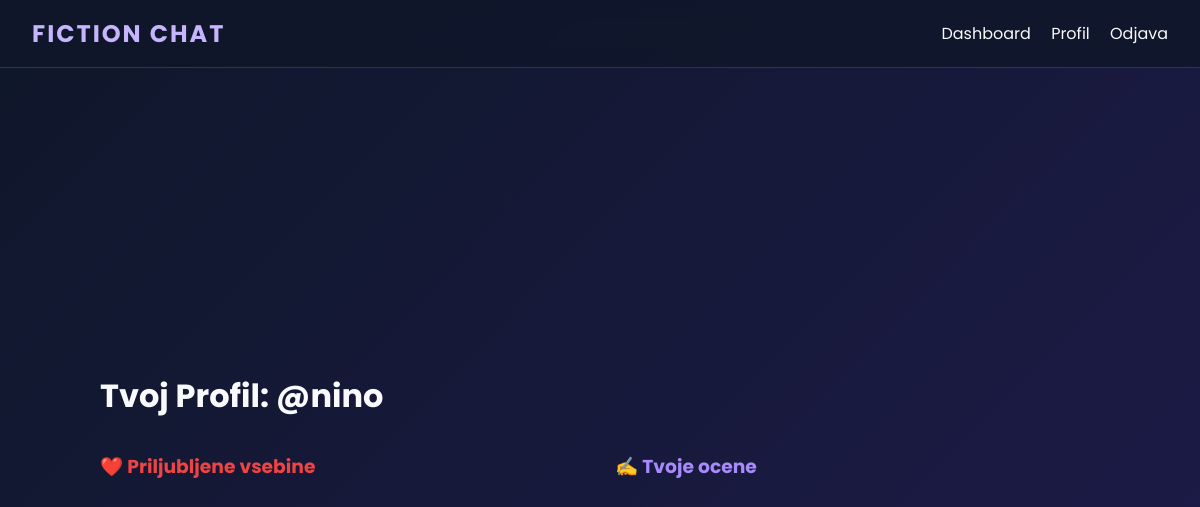
Page /profile (signed in) on the earlier database version.
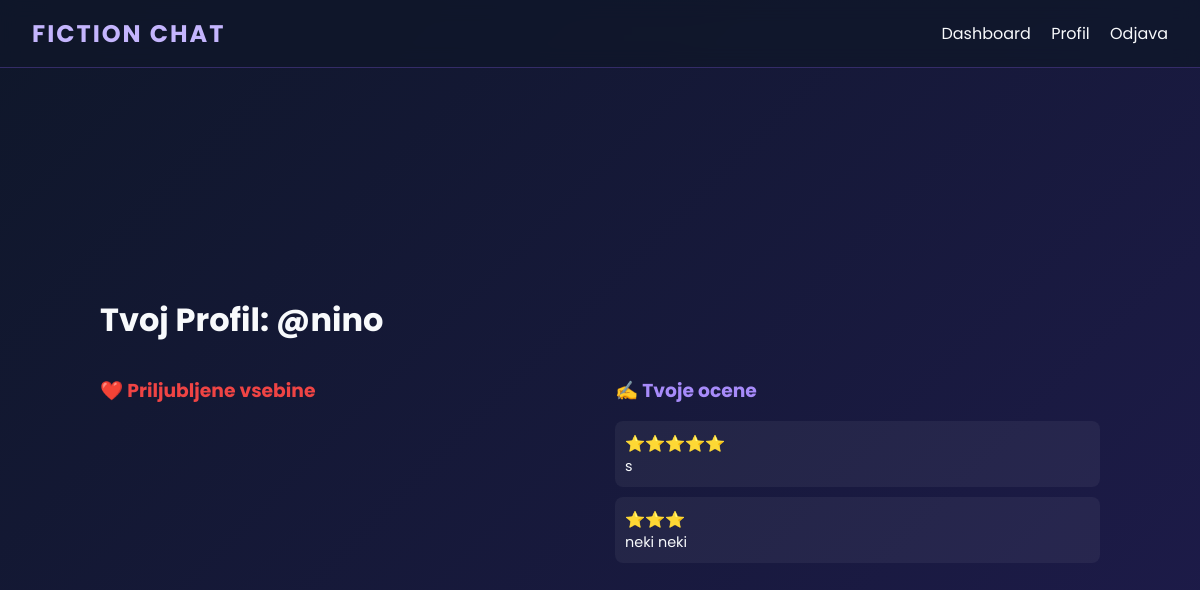
Same page on the later database version.
### app3.py (models this page shows)
class Rating(db.Model):
    id = db.Column(db.Integer, primary_key=True)
    user_id = db.Column(db.Integer, db.ForeignKey('user.id'), nullable=False)
    media_id = db.Column(db.String(100), nullable=False)
    media_type = db.Column(db.String(20)) # 'movie', 'series', 'book'
    score = db.Column(db.Integer)
    comment = db.Column(db.Text)
    character_name = db.Column(db.String(100))
    mbti_vote = db.Column(db.String(4))
    timestamp = db.Column(db.DateTime, default=datetime.utcnow)

### app3.py (the view)
@app.route("/profile")
def profile():
    if "user_id" not in session: return redirect(url_for("login"))
    user_favs = Favorite.query.filter_by(user_id=session["user_id"]).all()
    user_ratings = Rating.query.filter_by(user_id=session["user_id"]).all()
    return render_template("profile.html", favorites=user_favs, ratings=user_ratings)

### templates3/profile.html (shortened to what this page needs)
{% extends "base.html" %}
{% block content %}
<div style="width: 100%; max-width: 1000px;">
    <h1 style="margin-bottom: 2rem;">Tvoj Profil: @{{ session.username }}</h1>
    <div style="display: grid; grid-template-columns: 1fr 1fr; gap: 30px;">
        <section>
            <h3 style="color: #ef4444; margin-bottom: 1rem;">❤️ Priljubljene vsebine</h3>
        </section>
        <section>
            <h3 style="color: #a78bfa; margin-bottom: 1rem;">✍️ Tvoje ocene</h3>
            {% for r in ratings %}
                <div style="background: rgba(255,255,255,0.05); padding: 10px; border-radius: 8px; margin-bottom: 10px;">
                    <span style="color: #fbbf24;">{{ "⭐" * r.score }}</span>
                    <p style="font-size: 0.9rem;">{{ r.comment }}</p>
                </div>
            {% endfor %}
        </section>
    </div>
</div>
{% endblock %}

Differences in the rows shown:
added Rating: score "⭐⭐⭐⭐⭐", comment "s"
added Rating: score "⭐⭐⭐", comment "neki neki"
